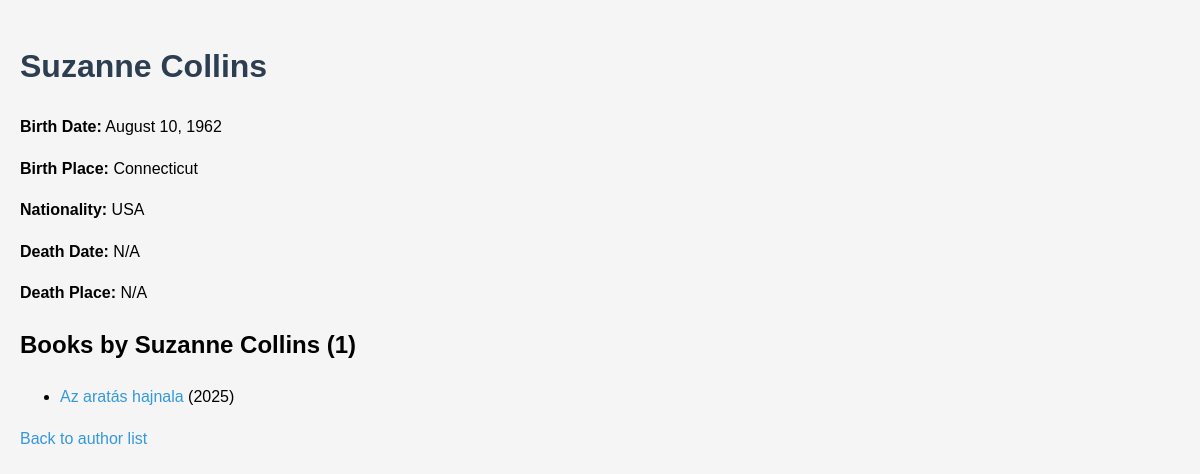
Page /authors/2/ on the earlier database version.
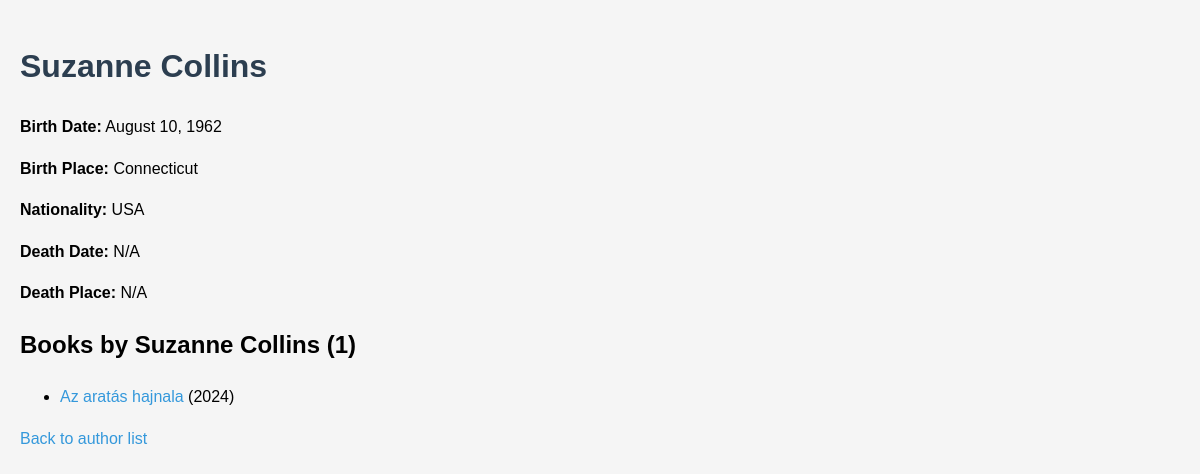
Same page on the later database version.
### library/models.py (models this page shows, shortened)
class Author(models.Model):
    name = models.CharField(max_length=100)
    birth_date = models.DateField()
    birth_place = models.CharField(max_length=100)
    nationality = models.CharField(max_length=50)
    death_date = models.DateField(null=True, blank=True)
    death_place = models.CharField(max_length=100, null=True, blank=True)

class Book(models.Model):
    isbn = models.CharField(max_length=13, unique=True)
    title = models.CharField(max_length=255)
    authors = models.ManyToManyField('Author', related_name='books')
    publication_year = models.IntegerField()
    page_count = models.IntegerField()
    cover_image = models.ImageField(upload_to='book_covers/', null=True, blank=True)
    available = models.BooleanField(default=True)
    borrowed_by = models.ForeignKey(User, null=True, blank=True, on_delete=models.SET_NULL)

### library/views.py (the view)
# urls.py: path('authors/<int:author_id>/', views.author_detail, name='author_detail'),
def author_detail(request, author_id):
    author = get_object_or_404(Author, id=author_id)
    books = author.books.all().order_by('publication_year')  # Könyvek rendezve
    return render(request, 'library/author_detail.html', {
        'author': author,
        'books': books,
        'books_count': books.count()  # Könyvek száma
    })

### library/templates/library/author_detail.html (shortened to what this page needs)
<!DOCTYPE html>
<html>
<head>
    {% load static %}
    <link rel="stylesheet" type="text/css" href="{% static 'css/style.css' %}">
</head>
<body>
<h1>{{ author.name }}</h1>
<p><strong>Birth Date:</strong> {{ author.birth_date|date:"F j, Y" }}</p>
<p><strong>Birth Place:</strong> {{ author.birth_place }}</p>
<p><strong>Nationality:</strong> {{ author.nationality }}</p>
<p><strong>Death Date:</strong> {% if author.death_date %}{{ author.death_date|date:"F j, Y" }}{% else %}N/A{% endif %}</p>
<p><strong>Death Place:</strong> {% if author.death_place %}{{ author.death_place }}{% else %}N/A{% endif %}</p>
<h2>Books by {{ author.name }} ({{ books_count }})</h2>
{% if books %}
<ul>
    {% for book in books %}
        <li>
            <a href="{% url 'book_detail' book_id=book.id %}">{{ book.title }}</a>
            ({{ book.publication_year }})
        </li>
    {% endfor %}
</ul>
{% else %}
    <div class="alert">No books found for this author.</div>
    <p>Would you like to <a href="{% url 'add_book' %}?author_id={{ author.id }}">add a book</a> by this author?</p>
{% endif %}
<p><a href="{% url 'author_list' %}">Back to author list</a></p>
</body>
</html>

### library/static/css/style.css (style rules this page uses)
body { font-family: Arial, sans-serif; line-height: 1.6; margin: 0; padding: 20px; background-color: #f5f5f5; }
h1 { color: #2c3e50; }
a { color: #3498db; text-decoration: none; }

Differences in the rows shown:
changed Book "Az aratás hajnala": publication_year "2025" → "2024"
